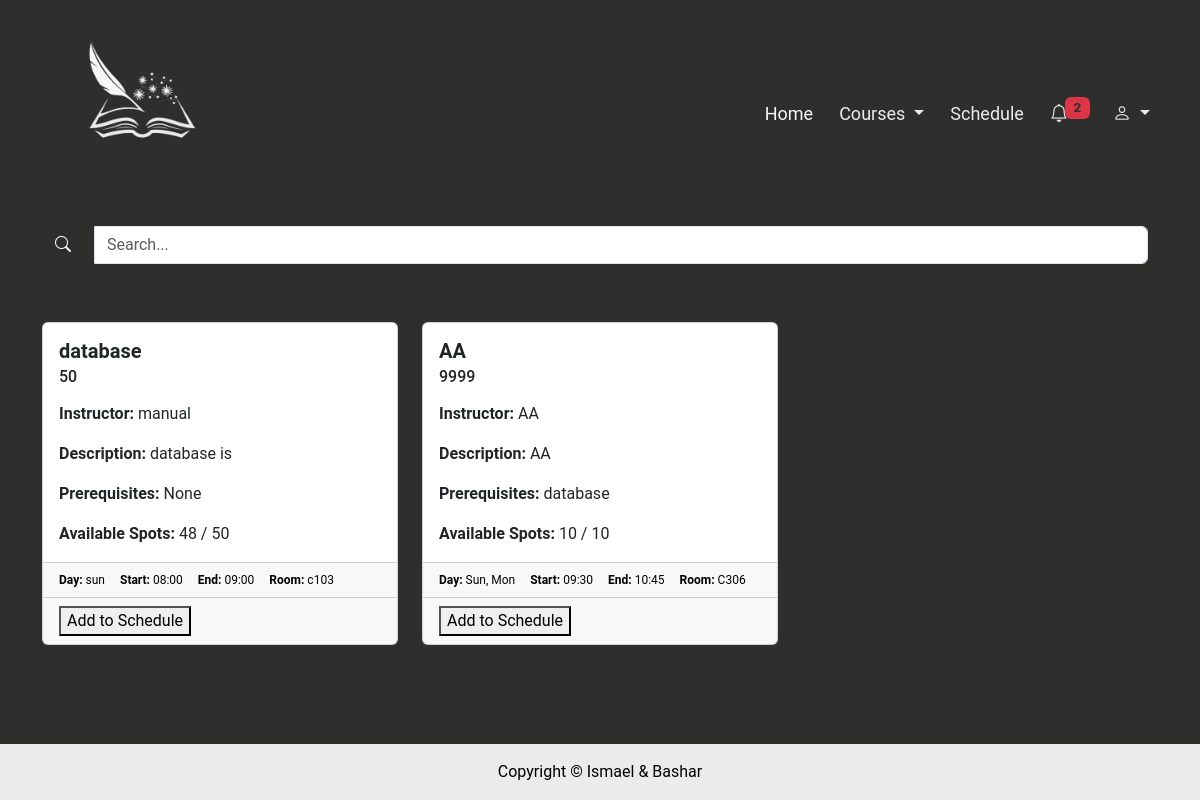
/courses/ (signed in), run on the app's committed database.
### registration/models.py (models this page shows, shortened)
class Courses(models.Model):
    course_code = models.CharField(max_length=20, primary_key=True)
    course_name = models.CharField(max_length=150, null=False)
    description = models.CharField(max_length=300, null=False)
    prerequisites = models.ForeignKey('self', on_delete=models.CASCADE, null=True, blank=True)
    instructor_name = models.CharField(max_length=150, null=False)
    capacity = models.IntegerField(null=False)
    schedule = models.ForeignKey(CourseSchedules, on_delete=models.CASCADE, blank=True)
    def __str__(self):
        return self.course_name

class CourseSchedules(models.Model):
    courseSchedule_Id = models.AutoField(primary_key=True)
    days = models.CharField(max_length=30, null=False)
    startTime = models.TimeField(null=False)
    endTime = models.TimeField(null=False)
    roomNo = models.CharField(max_length=30, null=False)

### registration/views.py (the view)
# urls.py: path('courses/', views.courses, name='courses'),
@login_required
def courses(request):
    querySearch = request.GET.get('searchCou')
    courses = Courses.objects.all()
    notifications = Notification.objects.all()
    if querySearch:
        courses = Courses.objects.filter(course_name__icontains=querySearch) | \
                  Courses.objects.filter(course_code__icontains=querySearch) | \
                  Courses.objects.filter(instructor_name__icontains=querySearch)
    else:
        for course in courses:
           course.available_spots = course.capacity - course.studentsreg_set.count()
    return render(request, 'courses.html', {'courses': courses, 'notifications': notifications})

### registration/templates/courses.html (shortened to what this page needs)
{% extends 'master.html' %}
{% block content %}
<h1 class="courses">Courses</h1>
<form class="d-flex searchCourse" role="search" method="GET" action="{% url 'courses' %}">
    <div class="input-group">
        <button class="btn icon" type="button" id="searchButton"><i class="bi bi-search"></i></button>
        <input class="form-control me-2 search-input search-course" type="search" placeholder="Search..." aria-label="Search" name="searchCou">
    </div>
</form>
<div class="row row-cols-1 row-cols-md-3 g-4 mt-4 mb-5" style="padding: 0 0 100px 0;">
    {% for course in courses %}
    <div class="col">
        <div class="card card-back h-100">
            {% load static %}
            <div class="card-body">
                <h5 class="card-title"><strong>{{ course.course_name }}</strong></h5>
                <h6 class="card-subtitle mb-3">{{ course.course_code }}</h6>
                <p class="card-text"><strong>Instructor:</strong> {{ course.instructor_name }}</p>
                <p class="card-text"><strong>Description:</strong> {{ course.description }}</p>
                <p class="card-text"><strong>Prerequisites:</strong> {{ course.prerequisites }}</p>
                <p class="card-text"><strong>Available Spots:</strong> {{ course.available_spots }} / {{ course.capacity }}</p>
            </div>
            <div class="card-footer">
                <small class="d-flex justify-content-start">
                        <span style="margin-right: 15px; font-size: 12px;color: black;"><strong>Day:</strong> {{ course.schedule.days }}</span>
                        <span style="margin-right: 15px; font-size: 12px;color: black;"><strong>Start:</strong> {{ course.schedule.startTime|time:"H:i" }}</span>
                        <span style="margin-right: 15px; font-size: 12px;color: black;"><strong>End:</strong> {{ course.schedule.endTime|time:"H:i" }}</span>
                        <span style="margin-right: 15px; font-size: 12px;color: black;"><strong>Room:</strong> {{ course.schedule.roomNo }}</span>
                </small>
            </div>
            <div class="card-footer">
                <form action="{% url 'addToSchedule' %}" method="POST">
    <button class="addSchedule" type="submit">Add to Schedule</button>
</form>
            </div>
        </div>
    </div>
    {% empty %}
    <div class="col-md-12 noCourses">
        <p>No courses found. <a class="link" href="{% url 'courses' %}">Show all courses</a></p>
    </div>
    {% endfor %}
</div>
{% endblock %}

### registration/templates/master.html (shortened to what this page needs)
<!DOCTYPE html>
{% load static %}
<html lang="en">
<head>
    <link href="https://cdn.jsdelivr.net/npm/bootstrap@5.3.3/dist/css/bootstrap.min.css" rel="stylesheet">
    <link rel="stylesheet" href="https://cdn.jsdelivr.net/npm/bootstrap-icons@1.11.3/font/bootstrap-icons.min.css">
    <link rel="stylesheet" type="text/css" href="{% static 'css/styles.css' %}">
</head>
<body>
<nav class="navbar navbar-expand-md fixed-top">
    <div class="container">
        <a class="navbar-brand name" href="#"><img src="{% static 'images/logoreg2.png' %}" alt="Logo" style="width: 200px;"></a>
        <div class="collapse navbar-collapse" id="navbarNav">
            <ul class="navbar-nav ms-auto">
                <li class="nav-item">
                    <a class="nav-link active" aria-current="page" href="{% url 'home' %}">Home</a>
                </li>
                <li class="nav-item dropdown">
                    <a class="nav-link dropdown-toggle" href="#" id="coursesDropdown" role="button" data-bs-toggle="dropdown" aria-expanded="false">
                        Courses
                    </a>
                </li>
                <li class="nav-item">
                    <a class="nav-link" href="{% url 'schedule' %}">Schedule</a>
                </li>
                <li class="nav-item dropdown">
                    <a class="nav-link dropdown-toggle" href="#" id="notificationsDropdown" role="button" data-bs-toggle="dropdown" aria-expanded="false">
                        <i class="bi bi-bell"></i><span class="badge bg-danger">{{ notifications|length }}</span>
                    </a>
                </li>
                <li class="nav-item dropdown">
                    <a class="nav-link dropdown-toggle" href="#" id="userDropdown" role="button" data-bs-toggle="dropdown" aria-expanded="false">
                        <i class="bi bi-person"></i>
                    </a>
                </li>
            </ul>
        </div>
    </div>
</nav>
<div class="container mt-5 pt-5">
    {% block content %}
    {% endblock %}
</div>
<footer class="footer mt-auto py-3">
    <div class="container text-center">
        <span class="text-muted">Copyright &copy; Ismael & Bashar</span>
    </div>
</footer>
</body>
</html>

### static/css/styles.css (style rules this page uses)
body { background-color: #2E2E2C !important; font-family: 'Roboto', sans-serif; color: white; margin: 0; padding: 0; }
.navbar { background-color: #2E2E2C; }
.navbar .nav-link { color: #EBEBEB !important; font-size: 18px; margin-left: 10px; }
.navbar .nav-link.active, .navbar .nav-link:hover { color: #FAF8F7 !important; }
.navbar .badge { position: absolute; top: 5px; right: 5px; background-color: #EBEBEB; color: #2E2E2C; }
.footer { background-color: #EBEBEB; color: #EBEBEB; position: fixed; bottom: 0; width: 100%; text-align: center; padding: 10px 0; }
.footer .text-muted { color: #EBEBEB !important; }
.mt-auto { margin-top: auto; }
.pt-5 { padding-top: 5rem !important; }
.mt-5 { margin-top: 5rem !important; }
.form-control { margin: 10px !important; }
.btn { color: white; }
.footer .text-muted { color: black !important; }

### data on the page
Courses: course_name "database", course_code "50", instructor_name "manual", description "database is", prerequisites "None", available_spots "48", capacity "50", schedule.days "sun", schedule.startTime "08:00", schedule.endTime "09:00", schedule.roomNo "c103"
Courses: course_name "AA", course_code "9999", instructor_name "AA", description "AA", prerequisites "database", available_spots "10", capacity "10", schedule.days "Sun, Mon", schedule.startTime "09:30", schedule.endTime "10:45", schedule.roomNo "C306"

### other printed values
{{ notifications|length }} "2"
